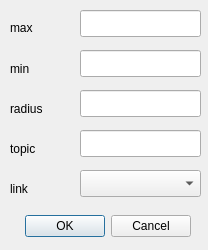
<?xml version="1.0" encoding="UTF-8"?>
<ui version="4.0">
 <class>DialogSonar</class>
 <widget class="QDialog" name="DialogSonar">
  <property name="geometry">
   <rect>
    <x>0</x>
    <y>0</y>
    <width>208</width>
    <height>250</height>
   </rect>
  </property>
  <property name="windowTitle">
   <string>Dialog</string>
  </property>
  <widget class="QDialogButtonBox" name="buttonBox">
   <property name="geometry">
    <rect>
     <x>10</x>
     <y>210</y>
     <width>181</width>
     <height>32</height>
    </rect>
   </property>
   <property name="orientation">
    <enum>Qt::Horizontal</enum>
   </property>
   <property name="standardButtons">
    <set>QDialogButtonBox::Cancel|QDialogButtonBox::Ok</set>
   </property>
  </widget>
  <widget class="QLineEdit" name="lineEdit">
   <property name="geometry">
    <rect>
     <x>80</x>
     <y>10</y>
     <width>121</width>
     <height>27</height>
    </rect>
   </property>
  </widget>
  <widget class="QLabel" name="label">
   <property name="geometry">
    <rect>
     <x>10</x>
     <y>20</y>
     <width>121</width>
     <height>16</height>
    </rect>
   </property>
   <property name="text">
    <string>max</string>
   </property>
  </widget>
  <widget class="QLineEdit" name="lineEdit_2">
   <property name="geometry">
    <rect>
     <x>80</x>
     <y>50</y>
     <width>121</width>
     <height>27</height>
    </rect>
   </property>
  </widget>
  <widget class="QLabel" name="label_2">
   <property name="geometry">
    <rect>
     <x>10</x>
     <y>60</y>
     <width>121</width>
     <height>17</height>
    </rect>
   </property>
   <property name="text">
    <string>min</string>
   </property>
  </widget>
  <widget class="QLineEdit" name="lineEdit_3">
   <property name="geometry">
    <rect>
     <x>80</x>
     <y>90</y>
     <width>121</width>
     <height>27</height>
    </rect>
   </property>
  </widget>
  <widget class="QLabel" name="label_3">
   <property name="geometry">
    <rect>
     <x>10</x>
     <y>100</y>
     <width>121</width>
     <height>17</height>
    </rect>
   </property>
   <property name="text">
    <string>radius</string>
   </property>
  </widget>
  <widget class="QLabel" name="label_4">
   <property name="geometry">
    <rect>
     <x>10</x>
     <y>180</y>
     <width>121</width>
     <height>17</height>
    </rect>
   </property>
   <property name="text">
    <string>link</string>
   </property>
  </widget>
  <widget class="QComboBox" name="comboBox">
   <property name="geometry">
    <rect>
     <x>80</x>
     <y>170</y>
     <width>121</width>
     <height>27</height>
    </rect>
   </property>
  </widget>
  <widget class="QLineEdit" name="lineEdit_4">
   <property name="geometry">
    <rect>
     <x>80</x>
     <y>130</y>
     <width>121</width>
     <height>27</height>
    </rect>
   </property>
  </widget>
  <widget class="QLabel" name="label_5">
   <property name="geometry">
    <rect>
     <x>10</x>
     <y>140</y>
     <width>121</width>
     <height>17</height>
    </rect>
   </property>
   <property name="text">
    <string>topic</string>
   </property>
  </widget>
 </widget>
 <resources/>
 <connections>
  <connection>
   <sender>buttonBox</sender>
   <signal>accepted()</signal>
   <receiver>DialogSonar</receiver>
   <slot>accept()</slot>
   <hints>
    <hint type="sourcelabel">
     <x>248</x>
     <y>254</y>
    </hint>
    <hint type="destinationlabel">
     <x>157</x>
     <y>274</y>
    </hint>
   </hints>
  </connection>
  <connection>
   <sender>buttonBox</sender>
   <signal>rejected()</signal>
   <receiver>DialogSonar</receiver>
   <slot>reject()</slot>
   <hints>
    <hint type="sourcelabel">
     <x>316</x>
     <y>260</y>
    </hint>
    <hint type="destinationlabel">
     <x>286</x>
     <y>274</y>
    </hint>
   </hints>
  </connection>
 </connections>
</ui>
